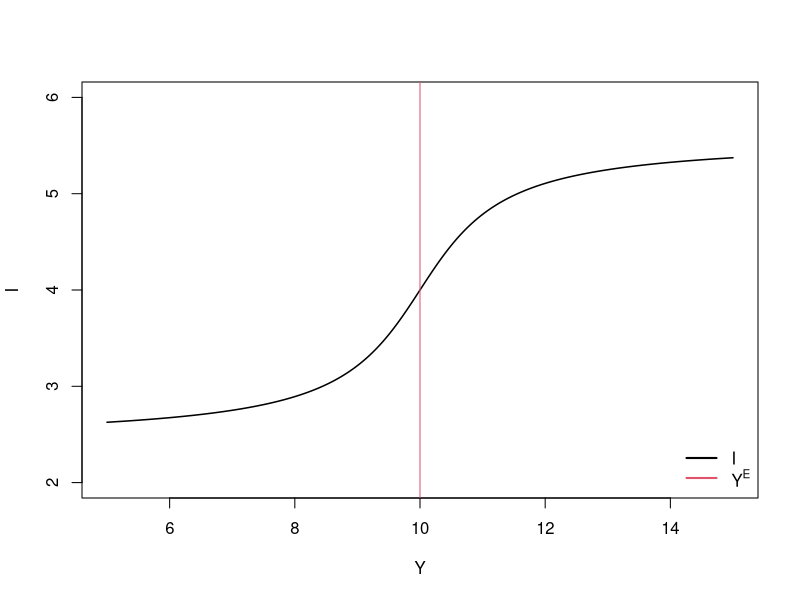
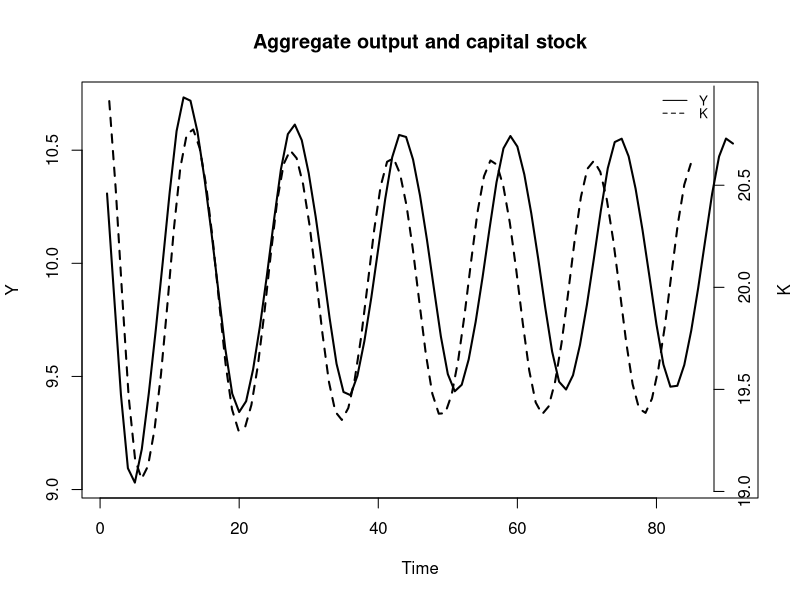
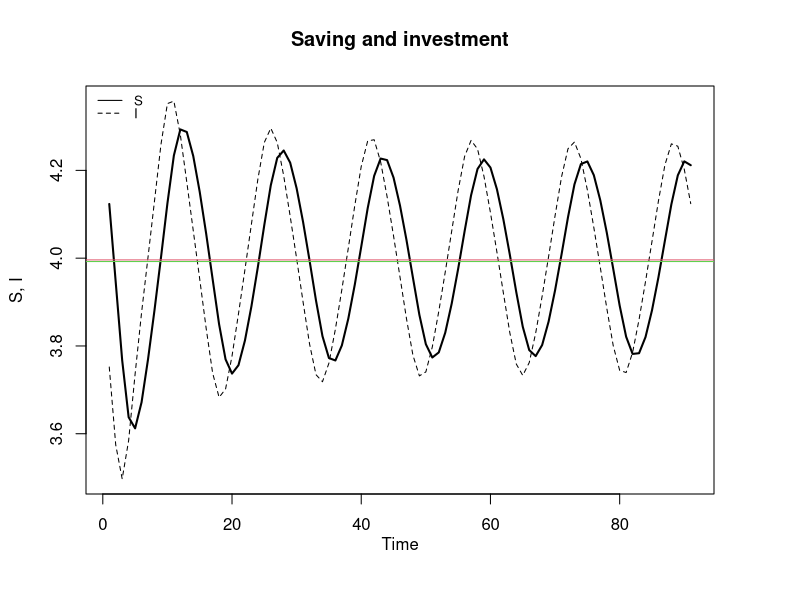
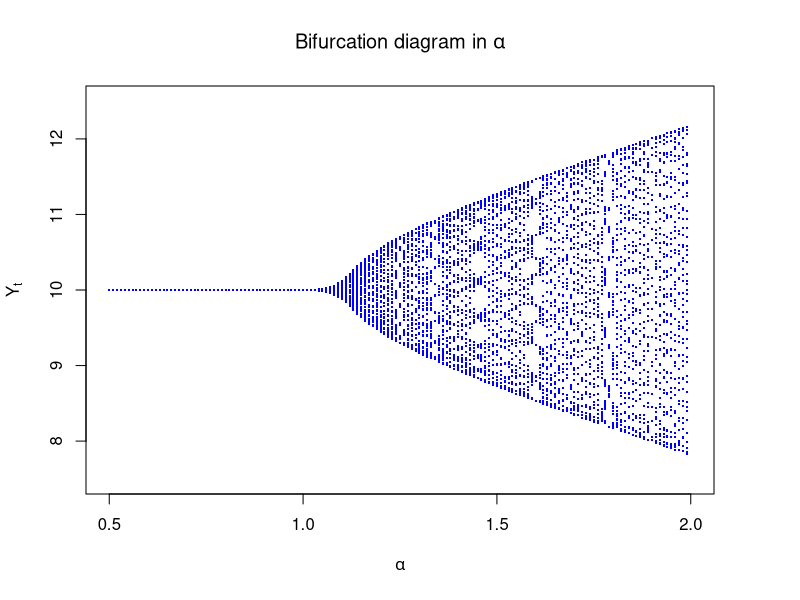
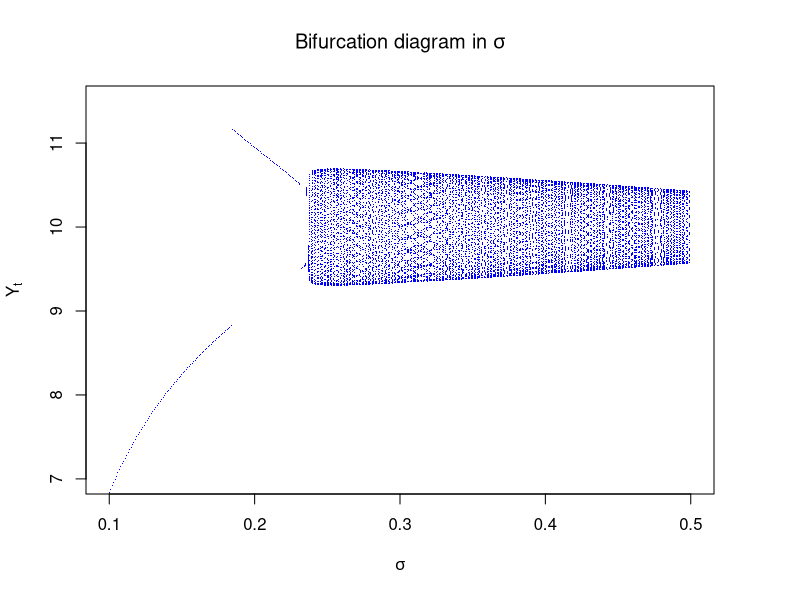
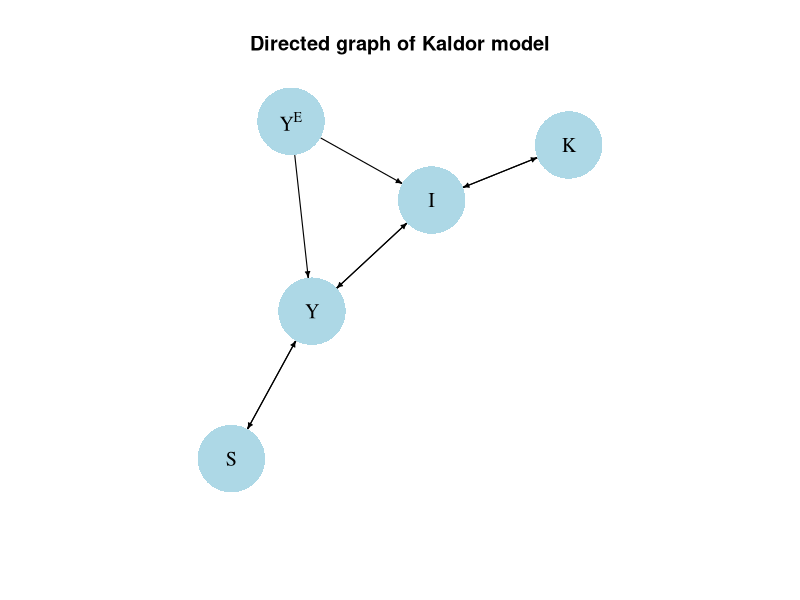
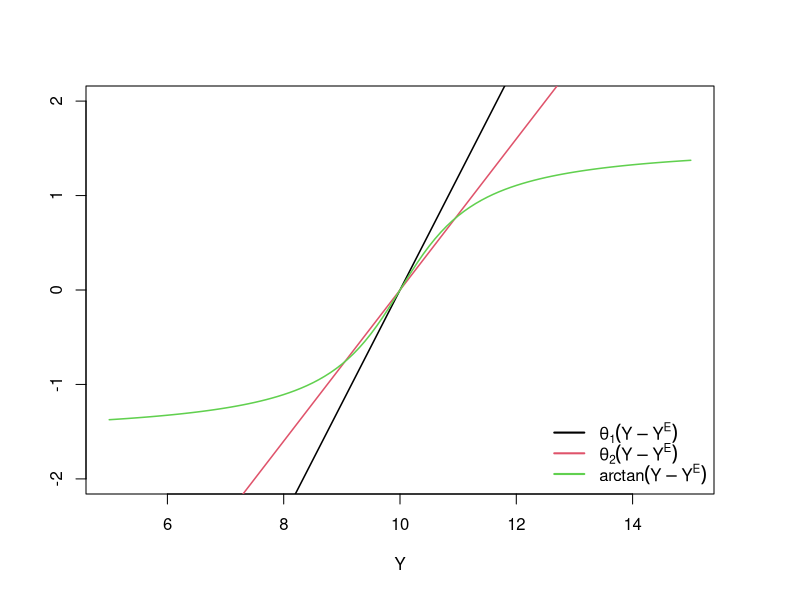
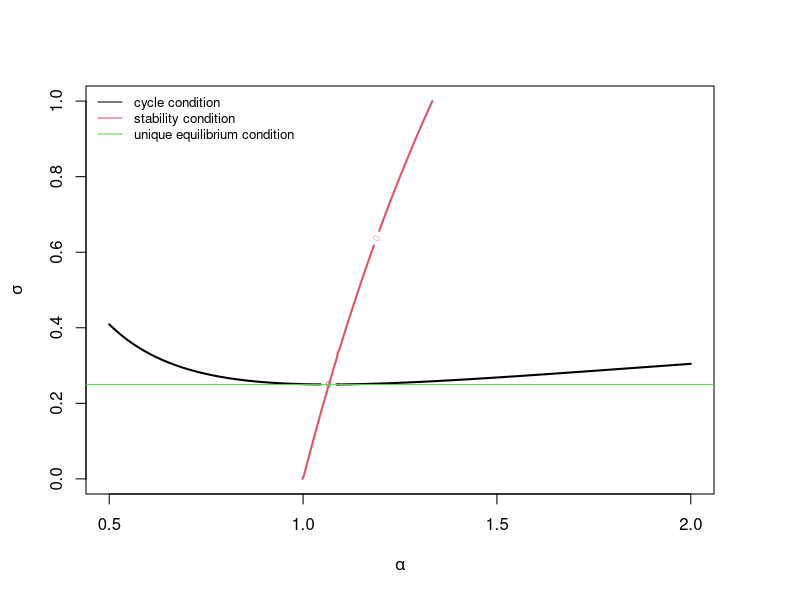

R code for these plots, in order:
## ---- chunk 1
#| label: fig-inv
#| fig-cap: Kaldor's sigmoid investment function

#### Plot investment function 
# Set  parameter values
alpha=1.2 # adjustment speed of output
delta=0.2 # depreciation rate
sigma=0.4 # propensity to save
Y_E=10    # normal level of output
gamma=0.6 # sensitivity of investment to deviations of actual from normal cap stock
K=sigma*Y_E/delta # set capital stock to normal level

# Create investment function using Y as argument
inv= function(Y){
  sigma*Y_E + gamma*(sigma*Y_E/delta - K) + atan(Y - Y_E)
}

# Plot the function in (I,Y) space
curve(inv, from = 5, to = 15, col = 1, xlab="Y", ylab="I" , main="",
      lwd=1.5, n=10000, ylim=range(2,6))
abline(v=Y_E, col=2)
legend("bottomright", legend = c("I", expression(Y^E)), 
       col = c(1, 2), lwd = 2, bty = "n")

## ---- chunk 2
# Clear the environment
rm(list=ls(all=TRUE))

# Set number of periods
Q=200

# Set number of scenarios 
Scen=1

# Create (Scen x Q)-matrices that will contain the simulated data
Y=matrix(data=1,nrow=Scen,ncol=Q) # Income/output
K=matrix(data=1,nrow=Scen,ncol=Q) # capital stock
S=matrix(data=1,nrow=Scen,ncol=Q) # saving
I=matrix(data=1,nrow=Scen,ncol=Q) # Investment

# Set fixed parameter values
alpha=1.2 # adjustment speed of output
delta=0.2 # depreciation rate
sigma=0.4 # propensity to save
Y_E=10    # normal level of output
gamma=0.6 # sensitivity of investment to deviations of actual from normal cap stock

# Simulate the model by looping over Q time periods for Scen different scenarios
for (i in 1:Scen){
  
  for (t in 2:Q){
    
    for (iterations in 1:500){ # run the model 500-times in each period
      
    #Model equations
    
    #(1) Output
    Y[i,t] = Y[i,t-1] + alpha*(I[i,t-1] - S[i,t-1])
    
    #(2) Capital stock
    K[i,t] = (1-delta)*K[i,t-1] + I[i,t-1]
    
    #(3) Saving
    S[i,t] = sigma*Y[i,t] 
    
    #(4) Investment
    I[i,t] = sigma*Y_E + gamma*(sigma*Y_E/delta - K[i,t]) + atan(Y[i,t] - Y_E)
    
    } # close iterations loop
  }   # close time loop
}     # close scenario loop

## ---- chunk 3
#| label: fig-output
#| fig-cap: Output and capital stock

# Set start and end periods for plots
Tmax=100
Tmin =10

# Plot aggregate output and capital stock
plot(Y[1, Tmin:Tmax], type="l", col=1, lwd=2, lty=1, xlab="Time", ylab="Y") 
title(main="Aggregate output and capital stock", cex=0.8)
par(mar = c(5, 4, 4, 4) + 0.3)
par(new = TRUE)
plot(K[1, Tmin:Tmax], type="l", col=1, lwd=2, lty=2, font.main=1, cex.main=1,ylab = '', axes=FALSE,
     xlab = '', ylim = range(K[1, Tmin:Tmax]), cex=0.8)
axis(side = 4, at=pretty(K[1, Tmin:Tmax]))  
mtext("K", side = 4, line = 3)
legend("topright", legend=c("Y", "K"),
       lty=1:2, cex=0.8, bty = "n", y.intersp=0.8)

## ---- chunk 4
#| label: fig-saving
#| fig-cap: Saving and investment

## Calculate average saving and investment ignoring the first 10 periods
S_avr=rowMeans(S[,10:Q, drop=FALSE])
I_avr=rowMeans(I[,10:Q, drop=FALSE])

#Plot saving and investment along with their long-run average values
plot(S[1, Tmin:(Tmax)],type="l", col=1, lwd=2, lty=1, xlab="", ylab="S, I", 
     ylim=range(I[1, Tmin:Tmax],S[1, Tmin:(Tmax)]))
title(main="Saving and investment", xlab = 'Time',cex=0.8,line=2)
lines(I[1, Tmin:Tmax],lty=2)
abline(h=S_avr, col=2)
abline(h=I_avr, col=3)
legend("topleft", legend=c("S", "I"),
       lty=1:2, cex=0.8, bty = "n", y.intersp=0.8)

## ---- chunk 5

# Clear the environment
rm(list=ls(all=TRUE))

# Define a function called "kaldor" that simulates a reduced-form version of the model
# and returns the last 50 values of Y; use alpha and sigma as arguments that 
# need to be supplied when the function is called
kaldor <- function(alpha, sigma) {
  
  # Set how many last values of output you want to save
  T_0 = 50
  
  # Set number of periods
  Q = 200
  
  # Create matrices for simulated data
  Y = matrix(data = 1, nrow = 1, ncol = Q)  # Income/output
  K = matrix(data = 1, nrow = 1, ncol = Q)  # Capital stock
  
  # Set fixed parameter values
  gamma = 0.6  # Sensitivity of investment to deviations of actual from normal cap stock
  delta = 0.2  # Depreciation rate
  Y_E = 10     # Normal level of output

  # Simulate the model by looping over time periods
    for (t in 2:Q) {

        ## Model equations
        # Output
        Y[1, t] = Y[1, t-1] + 
          alpha * (sigma * Y_E + gamma * (sigma * Y_E / delta - K[1, t-1]) + 
                   atan(Y[1, t-1] - Y_E) - sigma * Y[1, t-1])
        
        #  Capital stock
        K[1, t] = (1 - delta) * K[1, t-1] + 
          sigma * Y_E + gamma * (sigma * Y_E / delta - K[1, t-1]) + 
          atan(Y[1, t-1] - Y_E)
        
    } # Close time loop

  return(Y[1, (Q-T_0):Q])  # Return last 50 periods of output
}
## ---- chunk 6
#| label: fig-bif-alpha
#| fig-cap: Bifurcation diagram for different sensitivities of output to saving-investment gap

# Prepare the bifurcation diagram in alpha
plot(NULL, xlim = c(0.5, 2.0), ylim = c(7.5, 12.5), 
     xlab = expression(alpha), ylab = expression(Y[t]), 
     pch = ".", cex = 0.6, col = "blue", main = 
       expression("Bifurcation diagram in " * alpha))

# Run kaldor function for different values of alpha (keeping sigma at 0.4) 
# and place data points on bifurcation diagram 
alpha = 0.5  # initialise alpha
while (alpha <= 2) { # run kaldor model until alpha assumes value of 2
  output = kaldor(alpha=alpha, sigma=0.4) # obtain values of Y for given value of alpha
  points(rep(alpha, length(output)), output, pch = ".", col = "blue", cex = 2)  # add data points to diagram
  alpha = alpha + 0.01  # increase alpha stepwise
}

## ---- chunk 7
#| label: fig-bif-sigma
#| fig-cap: Bifurcation diagram for different saving propensities

# Prepare the bifurcation diagram in sigma
plot(NULL, xlim = c(0.1, 0.5), ylim = c(7, 11.5), 
     xlab = expression(sigma), ylab = expression(Y[t]), 
     pch = ".", cex = 0.6, col = "blue",
     main = expression("Bifurcation diagram in " * sigma))

# Run kaldor function for different values of sigma (keeping alpha at 1.2)
# and place data points on bifurcation diagram 
sigma = 0.1 # initialise alpha
while (sigma <= 0.5) { # run kaldor model until sigma assumes value of 0.5
  output = kaldor(alpha=1.2, sigma=sigma) # obtain the values of Y for given value of sigma
  points(rep(sigma, length(output)), output, pch = ".", col = "blue", cex = 1)  # add data points to diagram
  sigma = sigma + 0.001  # increase sigma stepwise
}
## ---- chunk 8
#| label: fig-dag
#| fig-cap: Directed graph of Kaldor model

## Create directed graph
# Construct auxiliary Jacobian matrix for 5 variables: 
  # endogenous: (1) Y, (2) K, (3) S, (4) I
  # exogenous: (5) YE

              #Y K S I YE
M_mat=matrix(c(0,0,1, 1, 1, # Y
               0,0,0, 1, 0, # K
               1,0,0, 0, 0, # S
               1,1,0, 0, 1, # I
               0,0,0, 0, 0),# YE
               5, 5, byrow=TRUE)

# Create adjacency matrix from transpose of auxiliary Jacobian
A_mat=t(M_mat)

# Create directed graph from adjacency matrix
library(igraph)
dg=graph_from_adjacency_matrix(A_mat, mode="directed", weighted= NULL)

# Define node labels
V(dg)$name=c("Y", "K", "S", "I", expression(Y^E))

# Plot directed graph
plot(dg, main="Directed graph of Kaldor model", vertex.size=40, vertex.color="lightblue", 
     vertex.label.color="black", edge.arrow.size=0.3, edge.width=1.1, edge.size=1.2,
     edge.arrow.width=1.2, edge.color="black", vertex.label.cex=1.2, 
     vertex.frame.color="NA", margin=-0.08)
## ---- chunk 9
#| label: fig-eq
#| fig-cap: Equilibria

#### Plot equilibria 
# Set  parameter values
parm_1=1.2
parm_2=0.8
Y_E=10

# Create functions using Y as argument
f1a= function(Y){
  parm_1*(Y - Y_E)
}

f1b= function(Y){
  parm_2*(Y - Y_E)
}

f2= function(Y){
 atan(Y - Y_E)
}

# Plot the functions
curve(f1a, from = 5, to = 15, col = 1, xlab="Y", ylab="" , main="",
      lwd=1.5, n=10000, ylim=range(-2,2))
curve(f1b, from = 5, to = 15, col = 2, add=TRUE,
      lwd=1.5,)
curve(f2, from = 5, to = 15, col = 3, add=TRUE,
      lwd=1.5)
legend("bottomright", legend = c(expression(theta[1](Y-Y^E)), 
      expression(theta[2](Y-Y^E)), expression(arctan(Y-Y^E))), 
       col = 1:3, lwd = 2, bty = "n")

## ---- chunk 10
#| label: fig-bif
#| fig-cap: Cycle and stability conditions

#### Plot cycle and stability condition 

# Set fixed parameter values
delta=0.2 # depreciation rate
gamma=0.6 # sensitivity of investment to deviations of actual from normal cap stock

# Create function for cycle condition
cyc= function(alpha, sigma){
 (alpha*(1-sigma) + delta + gamma)^2 - 4*alpha*gamma 
}

# Create function for stability condition
stab= function(alpha, sigma){
 (1-delta -gamma)*(1-alpha*sigma) +alpha*(1-delta) - 1
}

# Create a grid of alpha and sigma values
alpha_vals = seq(0.5, 2, length.out = 100)
sigma_vals = seq(0, 1, length.out = 100)
grid=expand.grid(alpha = alpha_vals, sigma = sigma_vals)

# Evaluate the functions on the grid
cyc_vals = matrix(cyc(grid$alpha, grid$sigma), nrow = 100)
stab_vals = matrix(stab(grid$alpha, grid$sigma), nrow = 100)

# Plot the curves
contour(alpha_vals, sigma_vals, cyc_vals, levels = 0, col = 1, lwd = 2, 
        xlab = expression(alpha), ylab = expression(sigma), main = "")
contour(alpha_vals, sigma_vals, stab_vals, levels = 0, col = 2, lwd = 2, add = TRUE)
abline(h=1/(1+gamma/delta), col=3)
legend("topleft", legend = c("cycle condition",
       "stability condition", "unique equilibrium condition"), 
       col = 1:3, lty = 1, cex=0.8, bty = "n")

## ---- chunk 11
### Stability analysis

# Set parameter values
alpha=1.2 # adjustment speed of output
delta=0.2 # depreciation rate
sigma=0.4 # propensity to save
gamma=0.6 # sensitivity of investment to deviations of actual from normal cap stock

# Construct Jacobian matrix evaluated at the Y*=Y_E steady state
J_base=matrix(c(1+alpha*(1-sigma), -alpha*gamma,
                1, 1-delta-gamma),
                 2, 2, byrow=TRUE)

# Obtain eigenvalues
ev_base=eigen(J_base)
(evals_base = ev_base$values)

# Obtain determinant and trace
tr=sum(diag(J_base)) # trace
(det=det(J_base))      # determinant

# Calculate modulus
(mod_base=Mod(evals_base[1]))

#Check general stability conditions
print(1+tr+det>0)
print(1-tr+det>0)
print(1-det>0)

# Check analytical stability condition
((1-delta -gamma)*(1-alpha*sigma) +alpha*(1-delta)) < 1

## ---- chunk 12
### Check cycle condition and compute cycle length 

# Check analytical cycle condition
((alpha*(1-sigma) + delta + gamma)^2 - 4*alpha*gamma) < 0

# Save real and imaginary part of complex eigenvalue
re=Re(evals_base[1])
im=Im(evals_base[1])

# Calculate cycle length
L=(2*pi)/(acos(re/mod_base))
L
